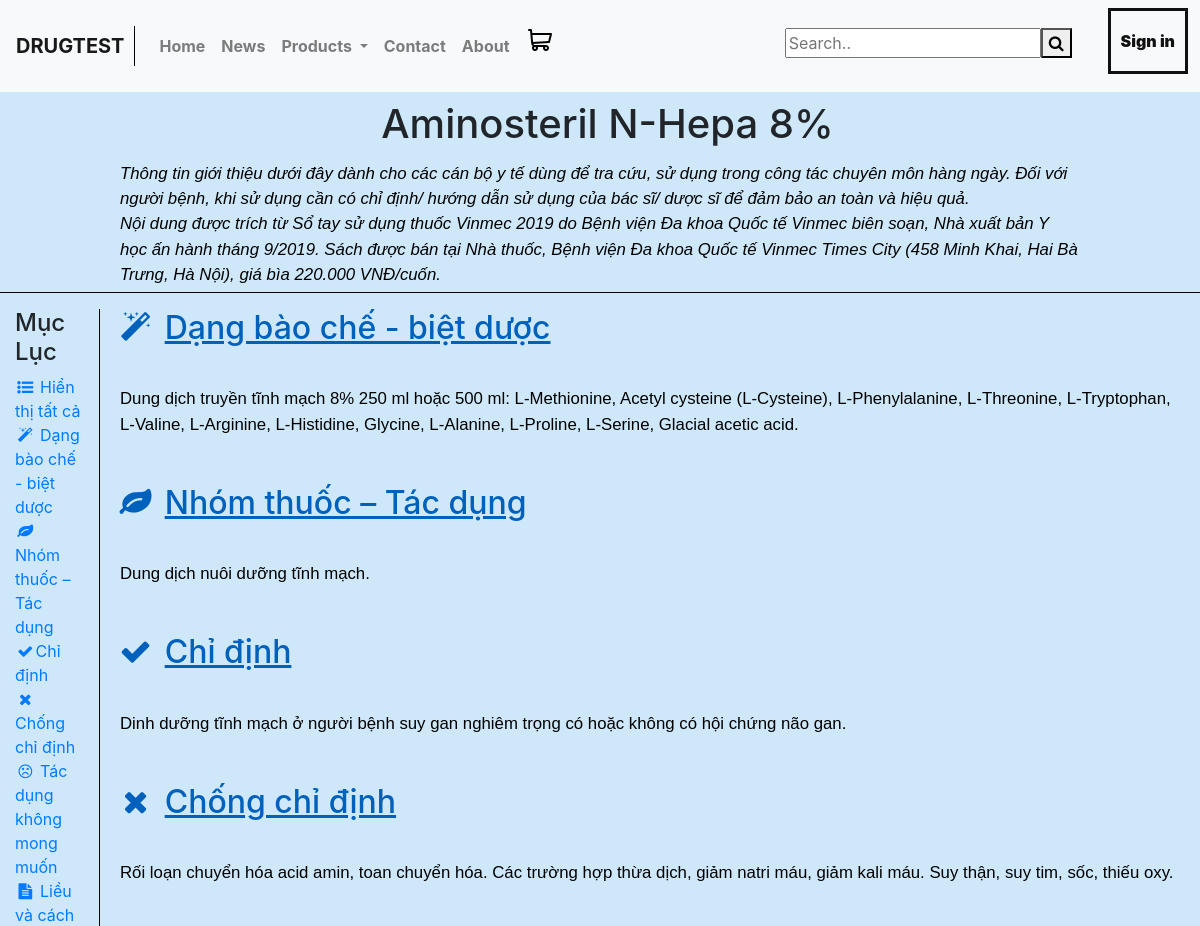
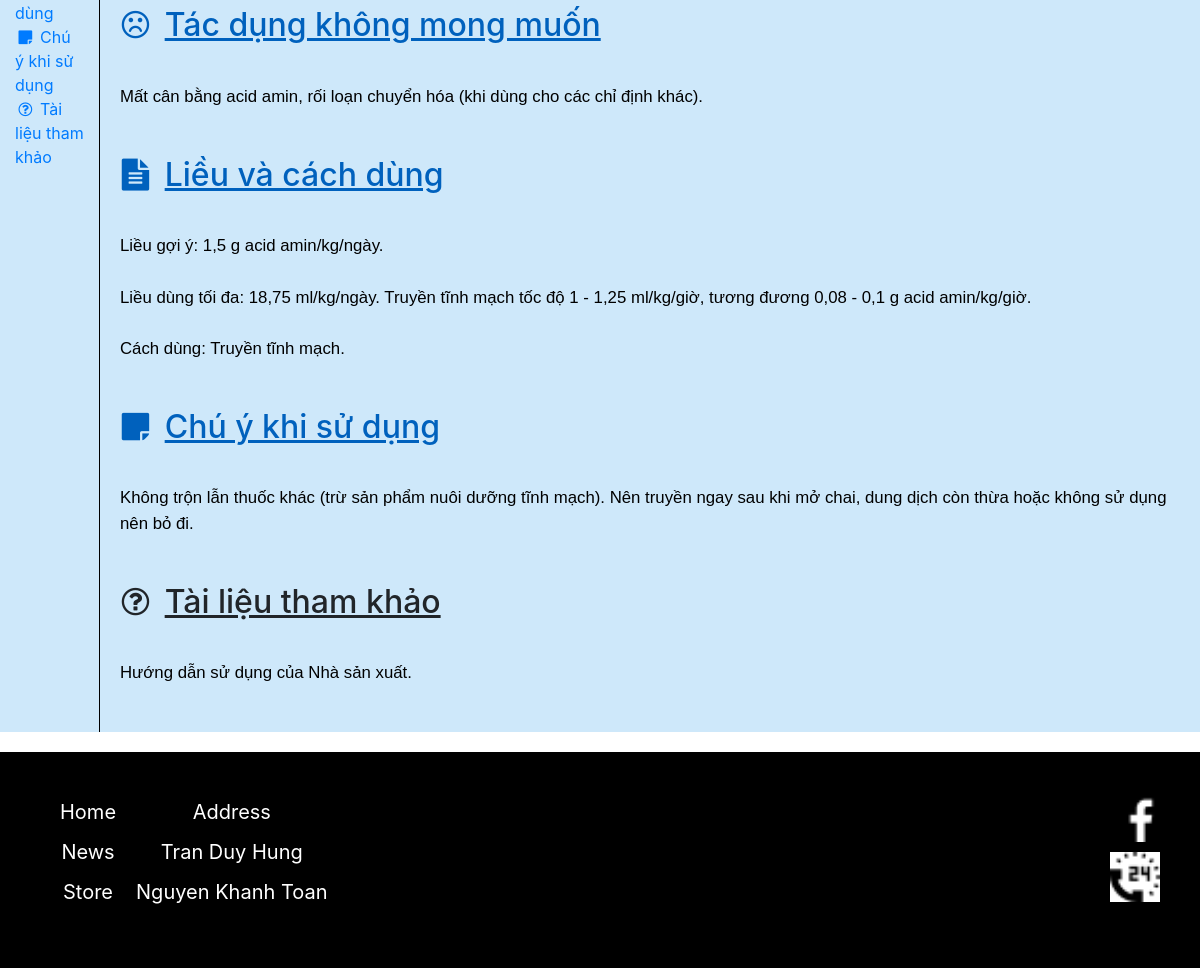
Page /product/detail/6/ on the committed database (2 pictures, top to bottom).
### mainPage/models.py (models this page shows, shortened)
class drug(models.Model):
    drug_name = models.CharField(max_length=100, unique=True)
    drug_form = models.TextField()
    drug_class = models.TextField()
    drug_indication = models.TextField()
    drug_contraindication = models.TextField()
    drug_careful = models.TextField()
    drug_side_effect = models.TextField()
    drug_dosage = models.TextField()
    drug_attention = models.TextField()
    drug_reference = models.TextField()
    drug_status = models.BooleanField()
    drug_update_time = models.DateTimeField(default=timezone.now)

### mainPage/views.py (the view)
# urls.py: path('product/detail/<int:pk>/', views.detail, name='page-product-detail'),
def detail(request, pk):
    this_drug = drug.objects.get(id=pk)
    return render(request, 'Products-detail.html', {'this_drug': this_drug})

### mainPage/templates/Products-detail.html (shortened to what this page needs)
{% load static %}
<!DOCTYPE html>
<html>
<head>
    <link rel="stylesheet" type="text/css" href="{% static 'css/Products-detail.css' %}">
    <link rel="stylesheet" href="https://cdnjs.cloudflare.com/ajax/libs/font-awesome/4.7.0/css/font-awesome.min.css">
    <link rel="stylesheet" href="https://maxcdn.bootstrapcdn.com/bootstrap/4.4.1/css/bootstrap.min.css">
</head>
<body>
    <header>
        <b>
        <div class="nav-bar-top">
            <nav class="navbar navbar-expand-sm bg-light navbar-light w-100 fixed-top">
                <a class="navbar-brand" style="padding-right:10px; border-right:1px solid black" href="{% url 'page-home' %}">DRUGTEST</a>
                <ul class="navbar-nav w-100 justify-content-between">
                    <div class="nav-items d-flex">
                        <li class="nav-item">
                            <a class="nav-link" href="{% url 'page-home' %}">Home</a>
                        </li>
                        <li class="nav-item">
                            <a class="nav-link" href="#NEWS">News</a>
                        </li>
                        <li class="nav-item dropdown">
                              <a class="nav-link dropdown-toggle" href="{% url 'page-product' %}" id="navbardrop" data-toggle="dropdown">
                                    Products
                              </a>
                        </li>
                        <li class="nav-item">
                            <a class="nav-link" href="#">Contact</a>
                        </li>
                        <li class="nav-item">
                            <a class="nav-link" href="{% url 'page-about' %}">About</a>
                        </li>
                        <li class="nav-item">
                            <a href="#Shopping_cart"><img style="padding-left: 10px;" src="{% static "image/buy.png" %}"></a>
                        </li>
                    </div>
		</b>
					<div>
						<form class="nav-items d-flex" method="get">
							<li class="nav-item" id="search_bar">
								<input type="text" name="q" placeholder="Search..">
							</li>
							<li class="nav-item" id="search_button">
								<button type="submit" value="Search" formaction="{% url 'page-product-search' %}">
									<i class="fa fa-search"></i>
								</button>
							</li>
							{% if user.is_authenticated %}
							<li class="nav-item dropdown" id="nav_logged_in">
								<a class="nav-link dropdown-toggle" href="{% url 'admin-index' %}" id="log_in" data-toggle="dropdown">
									<b>Hello, <span style="color: red";>{{ user.username }}!</b>
								</a>
								<div class="dropdown-menu" >
									<a class="dropdown-item" href="{% url 'admin-index' %}">Admin</a>
									<a class="dropdown-item" href="{% url 'logout' %}">Logout</a>
								</div>
							</li>
							{% else %}
								<li class="nav-item" id="nav_sign_in">
									<a id="sign_in" href="{% url 'login' %}">Sign in</a>
								</li>
							{% endif %}
						</form>
					</div>
    </header>
    <div id="main" style="background-color: rgb(206, 232, 250); padding-top: 100px;">
        <div id="page-title" class="no-background" style="padding-left: 15px">
            <h1 style="text-align: center;">
                {{ this_drug.drug_name }}
            </h1>
        </div>
        <div id="drug-detail">
                <div class="content">
                    <p class="drug-caution" style="position:relative; border-bottom:1px solid black; padding-left: 10%; padding-right: 10%;">
                        <i>
                            Thông tin giới thiệu dưới đây dành cho các cán bộ y tế dùng để tra cứu, sử dụng trong công tác chuyên môn hàng ngày. Đối với người bệnh, khi sử dụng cần có chỉ định/ hướng dẫn sử dụng của bác sĩ/ dược sĩ để đảm bảo an toàn và hiệu quả.<br>
                            Nội dung được trích từ Sổ tay sử dụng thuốc Vinmec 2019 do Bệnh viện Đa khoa Quốc tế Vinmec biên soạn, Nhà xuất bản Y học ấn hành tháng 9/2019. Sách được bán tại Nhà thuốc, Bệnh viện Đa khoa Quốc tế Vinmec Times City (458 Minh Khai, Hai Bà Trưng, Hà Nội), giá bìa 220.000 VNĐ/cuốn.
                        </i>
                    </p>
                    <div class="content d-flex">
                        <div class="drug-nav-left col-1" style="border-right:1px solid black">
                            <h4>
                                Mục Lục
                            </h4>
                                <a href="#show-all" class="hide-other-trigger active"><i class="fa fa-list-ul fa-fw" aria-hidden="true"></i> Hiển thị tất cả<br></a>
                            {% if this_drug.drug_form != '' %}
                                <a href="#formulation_and_brand" class="hide-other-trigger"><i class="fa fa-magic fa-fw" aria-hidden="true"></i> Dạng bào chế - biệt dược<br></a>
                            {% endif %}
                            {% if this_drug.drug_class != '' %}
                                <a href="#drug_type_free" class="hide-other-trigger"><i class="fa fa-leaf fa-fw" aria-hidden="true"></i> Nhóm thuốc – Tác dụng<br></a>
                            {% endif %}
                            {% if this_drug.drug_indication != '' %}
                                <a href="#uses" class="hide-other-trigger"><i class="fa fa-check fa-fw" aria-hidden="true"></i>Chỉ định<br></a>
                            {% endif %}
                            {% if this_drug.drug_contraindication != '' %}
                                <a href="#contraindication" class="hide-other-trigger"><i class="fa fa-times fa-fw" aria-hidden="true"></i> Chống chỉ định<br></a>
                            {% endif %}
                            {% if this_drug.drug_side_effect != '' %}
                                <a href="#unwanted_effect" class="hide-other-trigger"><i class="fa fa-frown-o fa-fw" aria-hidden="true"></i> Tác dụng không mong muốn<br></a>
                            {% endif %}
                            {% if this_drug.drug_dosage != '' %}
                                <a href="#instructions" class="hide-other-trigger"><i class="fa fa-file-text fa-fw" aria-hidden="true"></i> Liều và cách dùng<br></a>
                            {% endif %}
                            {% if this_drug.drug_attention != '' %}
                                <a href="#caution" class="hide-other-trigger"><i class="fa fa-sticky-note fa-fw" aria-hidden="true"></i> Chú ý khi sử dụng<br></a>
                            {% endif %}
                            {% if this_drug.drug_reference != '' %}
                                <a href="#references" class="hide-other-trigger"><i class="fa fa-question-circle-o fa-fw" aria-hidden="true"></i> Tài liệu tham khảo<br></a>
                            {% endif %}
                        </div>
                        <div class="drug-body col-11">
                            {% if this_drug.drug_form != '' %}
                                <section class="formulation_and_brand collapsible-container collapsible-block expanded hide-other-content clear-float">
                                    <h2 id="formulation_and_brand" class="header collapse-trigger" style="color: rgb(0, 97, 189);"><i class="fa fa-magic fa-fw" aria-hidden="true"></i> <span><u>Dạng bào chế - biệt dược</u></span></h2>
                                    <div class="body collapsible-target">
                                        <p>{{ this_drug.drug_form|linebreaks }}</p>
                                    </div>
                                </section>
                            {% endif %}
                            {% if this_drug.drug_class != '' %}
                                <section class="drug_type_free collapsible-container collapsible-block expanded hide-other-content clear-float">
                                    <h2 id="drug_type_free" class="header collapse-trigger" style="color: rgb(0, 97, 189);"><i class="fa fa-leaf fa-fw" aria-hidden="true"></i> <span><u>Nhóm thuốc – Tác dụng</u></span></h2>
                                    <div class="body collapsible-target">
                                        <p>{{ this_drug.drug_class|linebreaks }}</p>
                                    </div>
                                </section>
                            {% endif %}
                            {% if this_drug.drug_indication != '' %}
                                <section class="uses collapsible-container collapsible-block expanded hide-other-content clear-float">
                                    <h2 id="uses" class="header collapse-trigger" style="color: rgb(0, 97, 189);"><i class="fa fa-check fa-fw" aria-hidden="true"></i> <span><u>Chỉ định</u></span></h2>
                                    <div class="body collapsible-target">
                                        <p>{{ this_drug.drug_indication|linebreaks }}</p>
                                    </div>
                                </section>
                            {% endif %}
                            {% if this_drug.drug_contraindication != '' %}
                                <section class="contraindication collapsible-container collapsible-block expanded hide-other-content">
                                    <h2 id="contraindication" class="header collapse-trigger" style="color: rgb(0, 97, 189);"><i class="fa fa-times fa-fw" aria-hidden="true"></i> <span><u>Chống chỉ định</u></span></h2>
                                    <div class="body collapsible-target">
                                        <p>{{ this_drug.drug_contraindication|linebreaks }}</p>
                                    </div>
                                </section>
                            {% endif %}
                            {% if this_drug.drug_side_effect != '' %}
                                <section class="unwanted_effect collapsible-container collapsible-block expanded hide-other-content">
                                    <h2 id="unwanted_effect" class="header collapse-trigger" style="color: rgb(0, 97, 189);"><i class="fa fa-frown-o fa-fw" aria-hidden="true"></i> <span><u>Tác dụng không mong muốn</u></span></h2>
                                    <div class="body collapsible-target">
                                        <p style="margin-left:0cm; margin-right:0cm; text-align:justify;text-align: center">{{ this_drug.drug_side_effect|linebreaks }}</p>
                                    </div>
                                </section>
                            {% endif %}
                            {% if this_drug.drug_dosage != '' %}
                                <section class="instructions collapsible-container collapsible-block expanded hide-other-content">
                                    <h2 id="instructions" class="header collapse-trigger" style="color: rgb(0, 97, 189);"><i class="fa fa-file-text fa-fw" aria-hidden="true"></i> <span><u>Liều và cách dùng</u></span></h2>
                                    <div class="body collapsible-target">
                                        <p style="margin-left:0cm; margin-right:0cm; text-align:justify; text-align: center">{{ this_drug.drug_dosage|linebreaks }}</p>
                                    </div>
                                </section>
                            {% endif %}
                            {% if this_drug.drug_attention != '' %}
                                <section class="caution collapsible-container collapsible-block expanded hide-other-content">
                                    <h2 id="caution" class="header collapse-trigger" style="color: rgb(0, 97, 189);"><i class="fa fa-sticky-note fa-fw" aria-hidden="true"></i> <span><u>Chú ý khi sử dụng</u></span></h2>
                                    <div class="body collapsible-target">
                                        <p style="margin-left:0cm; margin-right:0cm; text-align:justify; text-align: center;">{{ this_drug.drug_attention|linebreaks }}</p>
                                    </div>
                                </section>
                            {% endif %}
                            {% if this_drug.drug_reference != '' %}
                                <section class="references collapsible-container collapsible-block expanded hide-other-content">
                                    <h2 id="references" class="header collapse-trigger"><i class="fa fa-question-circle-o fa-fw" aria-hidden="true"></i> <span><u>Tài liệu tham khảo</u></span></h2>
                                    <div class="body collapsible-target">
                                        <p>{{ this_drug.drug_reference|linebreaks }}</p>
                                    </div>
                                </section>
                            {% endif %}
                        </div>
                    </div>
                </div>
        </div>
    </div>
    <footer>
        <ul class="footer-links">
            <li><a href="#">Home</a></li>
            <li><a href="#">News</a></li>
            <li><a href="#">Store</a></li>
        </ul>
        <ul>
            <li>Address</li>
            <li>Tran Duy Hung</li>
            <li>Nguyen Khanh Toan</li>
        </ul>
        <div class="footer-sm">
            <a href="#"><img src="{% static "image/facebook.png" %}" alt="fb icon"></a>
            <img src="{% static "image/phone.png" %}" alt="phone icon"></a>
        </div>
    </footer>
</body>
</html>

### mainPage/static/css/Products-detail.css (style rules this page uses)
header { top: 0; right: 0; left: 0; color: #f1f1f1; width: 100%; height:10%; }
#nav_sign_in { display: block; float: left; list-style: none; padding: 0 16px; }
#search_bar { font-size:16px; display: block; list-style: none; float: left; padding-left:20px; margin: 20px 0 0 0; }
#search_button { display: block; list-style: none; float: left; margin: 20px 0 0 0; }
#sign_in { margin-left: 20px; font-weight: 900; border: solid; width:100%; text-align: center; }
header nav ul li a { display: block; font-size: 16px; color: #111; text-decoration: none; line-height: 60px; }
body { text-align: left; }
p { color: black; font-family: Arial, Helvetica, sans-serif; font-size: 105%; padding-left:10px; padding: 5px; margin: 0px; }
footer { width: 100%; padding: 40px 40px; margin-top: 20px; background-color: black; overflow:hidden; }
footer ul { width: fit-content; float: left; padding-left: 20px; }
footer ul li { text-align: center; display: block; list-style: none; font-size: 20px; color:#fff; line-height: 40px; }
footer ul li a { text-decoration: none; display: block; list-style: none; font-size: 20px; color: #fff; line-height: 40px; }
.footer-sm { width: 50px; float: right; }
.footer-sm img { background-color: white; width: 100%; margin-bottom: 10px; }

### rows in the picture
drug: drug_name "Aminosteril N-Hepa 8%", drug_form "Dung dịch truyền tĩnh mạch 8% 250 ml hoặc 500 ml: L-Methionine, Acetyl cysteine (L-Cysteine), L-Phenylalanine, L-Threonine, L-Tryptophan, L-Valine, L-Arginine, L-Histidine, Glycine, L-Alanine, L-Proline, L-Serine, Glacial acetic acid.", drug_class "Dung dịch nuôi dưỡng tĩnh mạch.", drug_indication "Dinh dưỡng tĩnh mạch ở người bệnh suy gan nghiêm trọng có hoặc không có hội chứng não gan.", drug_contraindication "Rối loạn chuyển hóa acid amin, toan chuyển hóa. Các trường hợp thừa dịch, giảm natri máu, giảm kali máu. Suy thận, suy tim, sốc, thiếu oxy.", drug_side_effect "Mất cân bằng acid amin, rối loạn chuyển hóa (khi dùng cho các chỉ định khác).", drug_dosage "Liều gợi ý: 1,5 g acid amin/kg/ngày. Liều dùng tối đa: 18,75 ml/kg/ngày. Truyền tĩnh mạch tốc độ 1 - 1,25 ml/kg/giờ, tương đương 0,08 - 0,1 g acid amin/kg/giờ. Cách dùng: Truyền tĩnh mạch.", drug_attention "Không trộn lẫn thuốc khác (trừ sản phẩm nuôi dưỡng tĩnh mạch). Nên truyền ngay sau khi mở chai, dung dịch còn thừa hoặc không sử dụng nên bỏ đi.", drug_reference "Hướng dẫn sử dụng của Nhà sản xuất."
